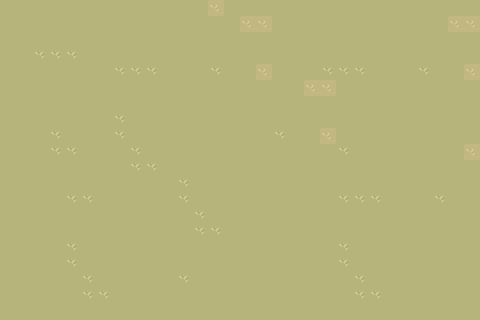

This game map was drawn from its Tiled (.tmx) file and the tilesets committed beside it. A one-line description and the full map source follow:
An orthogonal 30x20 tile map with 16x16 px tiles, 1 tile layer (Tile Layer 1).

<map version="1.10" tiledversion="1.10.2" orientation="orthogonal" renderorder="right-down" width="30" height="20" tilewidth="16" tileheight="16" infinite="0" nextlayerid="2" nextobjectid="1">
 <tileset firstgid="1" name="DeadGrass" tilewidth="16" tileheight="16" tilecount="6" columns="3">
  <image source="../Ground/DeadGrass.png" width="48" height="32" />
 </tileset>
 <layer id="1" name="Tile Layer 1" width="30" height="20">
  <data encoding="csv">
1,1,1,1,1,1,1,1,1,1,1,1,1,6,1,1,1,1,1,1,1,1,1,1,1,1,1,1,1,1,
1,1,1,1,1,1,1,1,1,1,1,1,1,1,1,6,6,1,1,1,1,1,1,1,1,1,1,1,6,6,
1,1,1,1,1,1,1,1,1,1,1,1,1,1,1,1,1,1,1,1,1,1,1,1,1,1,1,1,1,1,
1,1,3,3,3,1,1,1,1,1,1,1,1,1,1,1,1,1,1,1,1,1,1,1,1,1,1,1,1,1,
1,1,1,1,1,1,1,3,3,3,1,1,1,3,1,1,6,1,1,1,3,3,3,1,1,1,3,1,1,6,
1,1,1,1,1,1,1,1,1,1,1,1,1,1,1,1,1,1,1,6,6,1,1,1,1,1,1,1,1,1,
1,1,1,1,1,1,1,1,1,1,1,1,1,1,1,1,1,1,1,1,1,1,1,1,1,1,1,1,1,1,
1,1,1,1,1,1,1,3,1,1,1,1,1,1,1,1,1,1,1,1,1,1,1,1,1,1,1,1,1,1,
1,1,1,3,1,1,1,3,1,1,1,1,1,1,1,1,1,3,1,1,6,1,1,1,1,1,1,1,1,1,
1,1,1,3,3,1,1,1,3,1,1,1,1,1,1,1,1,1,1,1,1,3,1,1,1,1,1,1,1,6,
1,1,1,1,1,1,1,1,3,3,1,1,1,1,1,1,1,1,1,1,1,1,1,1,1,1,1,1,1,1,
1,1,1,1,1,1,1,1,1,1,1,3,1,1,1,1,1,1,1,1,1,1,1,1,1,1,1,1,1,1,
1,1,1,1,3,3,1,1,1,1,1,3,1,1,1,1,1,1,1,1,1,3,3,3,1,1,1,3,1,1,
1,1,1,1,1,1,1,1,1,1,1,1,3,1,1,1,1,1,1,1,1,1,1,1,1,1,1,1,1,1,
1,1,1,1,1,1,1,1,1,1,1,1,3,3,1,1,1,1,1,1,1,1,1,1,1,1,1,1,1,1,
1,1,1,1,3,1,1,1,1,1,1,1,1,1,1,1,1,1,1,1,1,3,1,1,1,1,1,1,1,1,
1,1,1,1,3,1,1,1,1,1,1,1,1,1,1,1,1,1,1,1,1,3,1,1,1,1,1,1,1,1,
1,1,1,1,1,3,1,1,1,1,1,3,1,1,1,1,1,1,1,1,1,1,3,1,1,1,1,1,1,1,
1,1,1,1,1,3,3,1,1,1,1,1,1,1,1,1,1,1,1,1,1,1,3,3,1,1,1,1,1,1,
1,1,1,1,1,1,1,1,1,1,1,1,1,1,1,1,1,1,1,1,1,1,1,1,1,1,1,1,1,1
</data>
 </layer>
</map>
